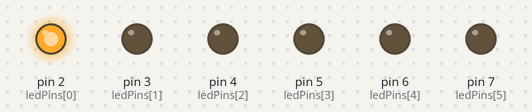
This sketch was run on a simulated Arduino Uno, built with avr-gcc and run on an emulated ATmega328P. Shown: output pins drawn as LEDs (lit = HIGH).

Above: at 0.05 s.
At 0.35 s:
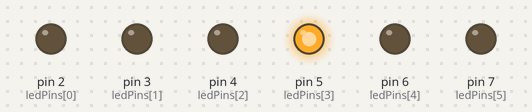
At 0.95 s:
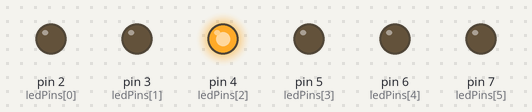
At 1.35 s:
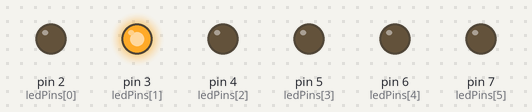
At 1.8 s:
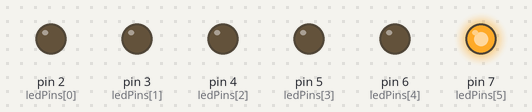
At 2.85 s:
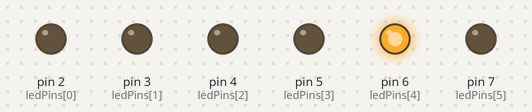
Timing chart, 0 to 3.1 s (numbered marks = the images above):
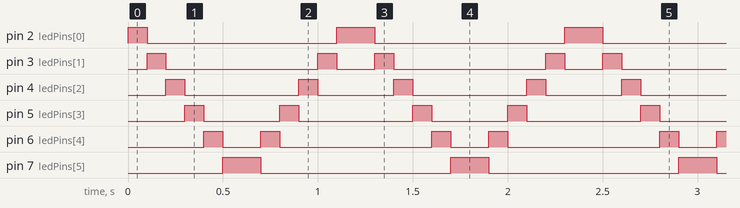

The sketch:

Project_3_Knight_Rider.ino
```cpp
// Project 3: Knight Rider
// This project creates the scanning eye effect from the Knight Rider TV show.

int ledPins[] = {2, 3, 4, 5, 6, 7}; // An array of pin numbers to which LEDs are attached
int pinCount = 6; // The number of pins (and LEDs)

void setup() {
  // Loop through the pins and set them all to output
  for (int thisPin = 0; thisPin < pinCount; thisPin++) {
    pinMode(ledPins[thisPin], OUTPUT);
  }
}

void loop() {
  // Loop from the lowest pin to the highest
  for (int thisPin = 0; thisPin < pinCount; thisPin++) {
    // Turn the pin on
    digitalWrite(ledPins[thisPin], HIGH);
    delay(100); // Wait for 100ms
    // Turn the pin off
    digitalWrite(ledPins[thisPin], LOW);
  }

  // Loop from the highest pin to the lowest
  for (int thisPin = pinCount - 1; thisPin >= 0; thisPin--) {
    // Turn the pin on
    digitalWrite(ledPins[thisPin], HIGH);
    delay(100); // Wait for 100ms
    // Turn the pin off
    digitalWrite(ledPins[thisPin], LOW);
  }
}
```

Measured:
- by itself, pin 2 (ledPins[0]): repeats every 1.2 s: LOW 1.0 s, HIGH 0.20 s
- by itself, pin 3 (ledPins[1]): repeats every 1.2 s: LOW 0.80 s, HIGH 0.10 s, LOW 0.20 s, HIGH 0.10 s
- by itself, pin 4 (ledPins[2]): repeats every 1.2 s: LOW 0.60 s, HIGH 0.10 s, LOW 0.40 s, HIGH 0.10 s
- by itself, pin 5 (ledPins[3]): repeats every 1.2 s: LOW 0.40 s, HIGH 0.10 s, LOW 0.60 s, HIGH 0.10 s
- by itself, pin 6 (ledPins[4]): repeats every 1.2 s: LOW 0.20 s, HIGH 0.10 s, LOW 0.80 s, HIGH 0.10 s
- by itself, pin 7 (ledPins[5]): alternates HIGH for 0.20 s and LOW for 1.0 s
